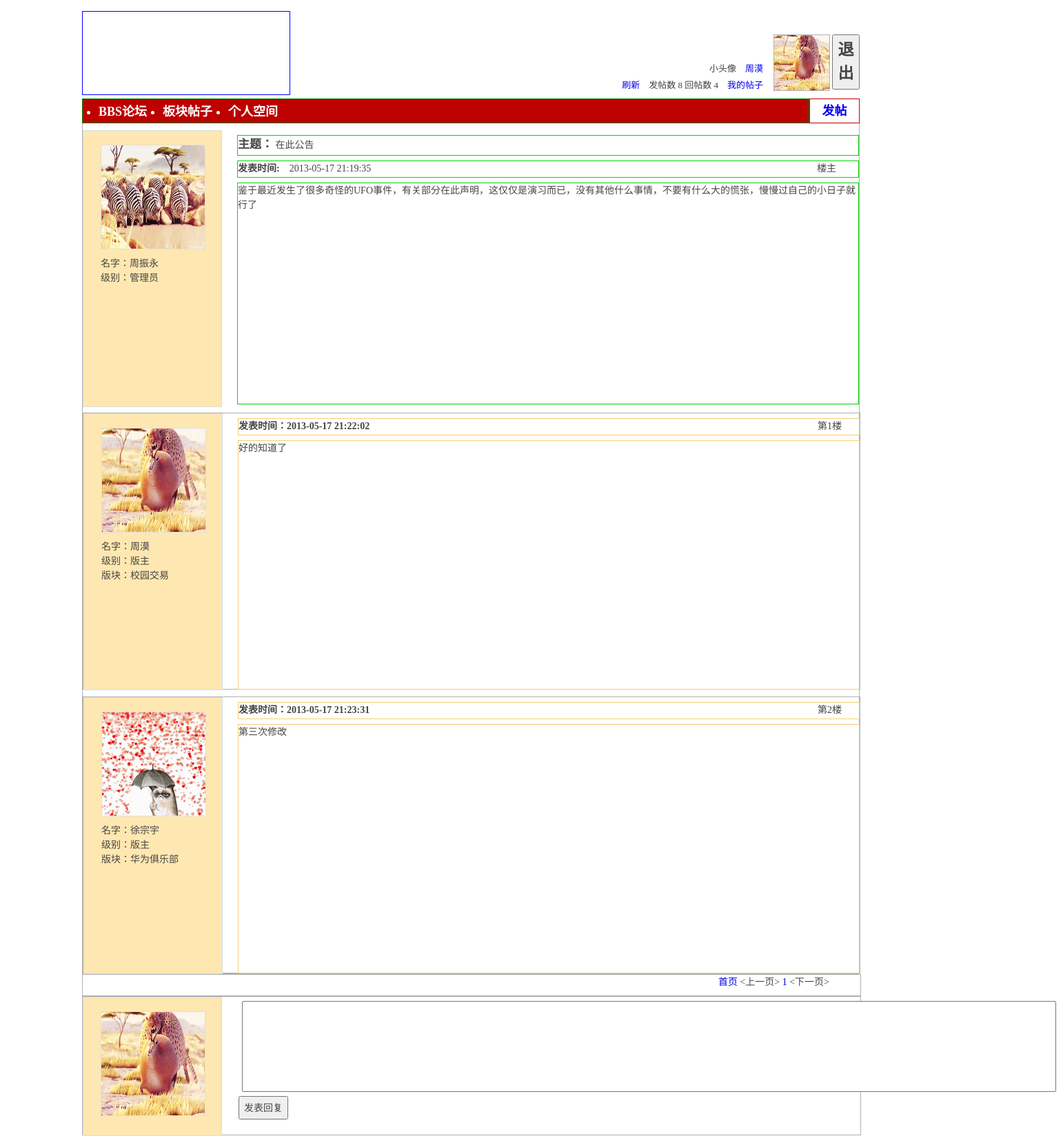
Screenshot of /fd_bbs/faces/SomeMessage.php?id=24&page=0&numofpages=1&endnum=2 (signed in) with the database file from the repository.
### tables this page shows
CREATE TABLE IF NOT EXISTS `user` (
  `name` varchar(32) NOT NULL,
  `password` varchar(32) NOT NULL,
  `sex` char(16) DEFAULT NULL,
  `email` varchar(64) NOT NULL,
  `grade` varchar(32) NOT NULL,
  `pic` varchar(128) DEFAULT NULL,
  `useornot` tinyint(4) NOT NULL,
  `whichPlate` varchar(32) DEFAULT NULL,
  PRIMARY KEY (`name`),
  KEY `us1` (`whichPlate`)
);

CREATE TABLE IF NOT EXISTS `title` (
  `title_id` bigint(20) NOT NULL AUTO_INCREMENT,
  `plate_name` varchar(32) NOT NULL,
  `auther` varchar(32) NOT NULL,
  `theme` varchar(128) NOT NULL,
  `content` text NOT NULL,
  `title_time` datetime NOT NULL,
  PRIMARY KEY (`title_id`),
  KEY `ti1` (`plate_name`),
  KEY `ti2` (`auther`)
);

CREATE TABLE IF NOT EXISTS `reply_title` (
  `reply_id` bigint(20) NOT NULL AUTO_INCREMENT,
  `title_id` bigint(20) NOT NULL,
  `reply_time` datetime NOT NULL,
  `reply_content` text NOT NULL,
  `reply_people` varchar(32) NOT NULL,
  PRIMARY KEY (`reply_id`),
  KEY `re1` (`title_id`),
  KEY `re2` (`reply_people`)
);

### fd_bbs/faces/SomeMessage.php (the view, shortened to what this page needs)
<html>
<head>
<link rel="stylesheet" type="text/css" href="css/SomeMessage.css"/>
<?php
	require_once '../PhpBackstage/Sql_handle.php';
	$whichPlate=$_SESSION['whichPlate'];
	$username=$_SESSION['username'];
	$pic=$_SESSION['pic'];
	$sql=new SqlTool();
	$id=$_GET['id'];
	$page=$_GET['page'];
	$centence="select auther,theme,content,title_time,grade,whichPlate,pic from title,user where name=auther and title_id='".$id."'";
	$ct_huitie="select reply_people,grade,whichPlate,reply_time,reply_content,reply_id from title,user,
			reply_title where title.title_id=reply_title.title_id and reply_title.title_id=".$id." and reply_people=name order by reply_time asc limit ".$page.",6";
	$ct_pic="select pic from user,title where user.name=title.auther and title_id='".$id."'";
	$res_pic=$sql->dql_handle($ct_pic);
	$res=$sql->dql_handle($centence);
	$res_huitie=$sql->dql_handle($ct_huitie);
	$row_louzhu=mysql_fetch_row($res);
	$of_title="select title_id from title where auther='".$username."'";
	$of_replytitle="select reply_id from reply_title where reply_people='".$username."'";
	$res_numof_title=$sql->dql_handle($of_title);
	$res_numof_replytitle=$sql->dql_handle($of_replytitle);
	$numof_title=mysql_num_rows($res_numof_title);
	$numof_replytitle=mysql_num_rows($res_numof_replytitle);
?>
</head>
<body>
<?php
	$numofpages=$_GET['numofpages'];
	$endnum=$_GET['endnum'];
?>
<div class="main">
	<div class="div1">
		<div class="head_pic"></div>
		<div class="head_user">
			<div>
				<form action="../PhpBackstage/quit.php" method="post">
					<button  class="quit" title="返回登录">退出</button>
				</form>
			</div>
			<div class="user_pic"><a href="UserSpace.php">
			<?php
				if($pic=="no")
				{
					echo "<img src=\"../imges/1.jpg\" style=\"width:100%;height:100%\"/>";
				}
				else
				{
					echo "<img src=\"$pic\"style=\"width:100%;height:100%\"/>";
				}
			?>
			</a></div>
			<div class="user_info">
				<div class="user_info1"><span>小头像　<a href="UserSpace.php"><?php echo "$username";?></a></span></div>
				<div class="user_info2"><span><a href="MainPage.php">刷新　</a></span><span>发帖数&nbsp;<?php echo $numof_title;?></span>
				<span>回帖数&nbsp;<?php echo $numof_replytitle;?>　</span><a href="UserSpace.php"><span>我的帖子</span></a></div>
			</div>
		</div>
	</div>
	<div class="div2">
		<div class="trabecula">
			<ul>
			<li><a href="MainPage.php" title="首页"><span>BBS论坛</span></a></li>
			<li><a href="PlateHandle.php?plate_name=<?php echo $whichPlate;?>" title="版块帖子"><span>板块帖子</span></a></li>
			<li><a href="UserSpace.php" title="个人空间"><span>个人空间</span></a></li>
			</ul>
		</div>
		<div class="post_message"><a href="PostMessage.php"><span>发帖</span></a></div>
	</div>
	<div class="div3">
		<div class="title">
			<div style="width:100%;height:400px;margin-top:10px;display:block" class="louzhu" id="louzhu" >
				<div class="left">
					<div class="pic">
					<?php
						$row_pic=mysql_fetch_row($res_pic);
						if($row_pic[0]=="no")
						{
							echo "<img src=\"../imges/1.jpg\" style=\"width:100%;height:100%\"/>";
						}
						else
						{
							echo "<img src=\"$row_pic[0]\"style=\"width:100%;height:100%\"/>";
						}
					?>
					</div>
					<div class="grade">
						<?php
							echo "<div>名字：$row_louzhu[0]</div>";
							echo "<div>级别：$row_louzhu[4]</div>";
						?>
					</div>
				</div>
				<div class="right">
					<div class="theme">
						<span style="font-weight:bold;font-size:17px;">主题：</span>
						<span><?php echo "$row_louzhu[1]";?></span>
					</div>
					<div class="louceng">
						<span style="width:300px;float:left"><span style="font-weight:bold">发表时间:　</span><?php echo "$row_louzhu[3]";?></span>
						<span style="width:60px;float:right;">楼主</span>
					</div>
					<div class="content">
					<?php echo "$row_louzhu[2]";?>
					</div>
				</div>
			</div>
			<?php
				for($i=$page+1;($i-$page)<=$row_huitie=mysql_fetch_row($res_huitie);$i++)
				{
					echo "<div class=\"huitie\">";
						echo "<div class=\"left\">";
							echo "<div class=\"pic\">";
							$ct_pic="select pic from user,reply_title where user.name=reply_title.reply_people and reply_id='".$row_huitie[5]."'";
							$res_pic=$sql->dql_handle($ct_pic);
							$row_pic=mysql_fetch_row($res_pic);
							if($row_pic[0]=="no")
							{
								echo "<img src=\"../imges/1.jpg\" style=\"width:100%;height:100%\"/>";
							}
							else
							{
								echo "<img src=\"$row_pic[0]\"style=\"width:100%;height:100%\"/>";
							}
							echo "</div>";
							echo "<div class=\"grade\">";
								echo "<div>名字：$row_huitie[0]</div>";
								echo "<div>级别：$row_huitie[1]</div>";
								if($row_huitie[1]=="版主")
								{
									echo "<div class=\"chenghao\" >版块：<span>" .$row_huitie[2]."</span></div>";
								}
							echo "</div>";
						echo "</div>";
						echo "<div class=\"right\">";
							echo "<div class=\"louceng\">";
								echo "<span style=\"width:300px;float:left\">";
									echo "<span style=\"font-weight:bold\">发表时间：$row_huitie[3]</span></span>";
									echo "<span style=\"width:60px;float:right;\">第<span>$i</span>楼</span>";
							echo "</div>";
							echo "<div class=\"content\">$row_huitie[4]</div>";
						echo "</div>";
					echo "</div>";
				}
			?>
		</div>
		<div style="width:100%;height:30px;border:1px solid #AFAFAF">
			<span style="float:right;margin-right: 45px;">
				<span>
					<a href="../PhpBackstage/FenYe.php?next_before=0&id=<?php echo $id;?>&page=<?php echo $page;?>&numofpages=0&endnum=0">首页</a>
					<?php
						if($page!=0)
						{
							echo "<a href=\"../PhpBackstage/FenYe.php?next_before=2&id=$id&page=$page&tiao_num=0;\">&lt;上一页&gt;</a>";
						}
						else
						{
							echo "<span>&lt;上一页&gt;</span>";
						}
					?>
					<?php
						for($i=1;$i<=$numofpages;$i++)
						{
							$tiao_num=($i-(floor($page/6)+1));
							echo "<a href=\"../PhpBackstage/FenYe.php?next_before=1&id=$id&page=$page&tiao_num=$tiao_num\">$i</a> ";
						}
						if($endnum==0||(floor($page/6)+1==$numofpages))
						{
							echo "<span>&lt;下一页&gt;</span>";
						}
						else
						{
							echo "<a  href=\"../PhpBackstage/FenYe.php?next_before=1&id=$id&page=$page&tiao_num=1;\">&lt;下一页&gt;</a>";
						}
					?>
				</span>
			</span>
		</div>
		<div class="reply">
			<div class="left">
				<div class="pic">
				<?php
				if($pic=="no")
				{
					echo "<img src=\"../imges/1.jpg\" style=\"width:100%;height:100%\"/>";
				}
				else
				{
					echo "<img src=\"$pic\"style=\"width:100%;height:100%\"/>";
				}
				?>
				</div>
			</div>
			<div class="right">
				<form action="#" method="post" onsubmit="subform()" id="form1">
					<div class="reply_content">
						<textarea rows="6" cols="145" name="text_reply" style="margin-left:7px;margin-top:6px;resize:none" id="text_reply"></textarea>
					</div>
					<div class="reply_ok">
						<button type="submit" style="height:34px;">发表回复</button>
					</div>
				</form>
			</div>
		</div>
	</div>
</div>
</body>
</html>

### fd_bbs/PhpBackstage/Sql_handle.php (shortened to what this page needs)
<html>
<head>
<?php
	class SqlTool
	{
		private $conn;
		private $host="localhost";
		private $user="root";
		private $password="";
		public function SqlTool()
		{
			$this->conn=mysql_connect($this->host,$this->user,$this->password);
		}
		public function dql_handle($sql)
		{
			$res=mysql_query($sql,$this->conn);
			return $res;
		}
	}
?>
</head>
</html>

### fd_bbs/faces/css/SomeMessage.css (style rules this page uses)
body, input, button, select, textarea { font: 12px/1.5 Tahoma,'Microsoft Yahei','Simsun'; font-family: Tahoma, 'Microsoft Yahei', Simsun; font-size: 14px; font-style: normal; font-variant: normal; font-weight: normal; line-height: 1.5; color: #444; }
body { padding:0px; }
body, ul, li { padding-left: 0px; }
a { text-decoration:none; }
.main { // border:1px solid red; width:1200; height:auto; margin-left:75px; margin-right:74px; }
.div1 { margin-top:12px; height:130px; }
.user_info { //border:1px solid red; width:223px; height:80px; float:right; }
.user_info,.user_pic,.quit { margin-top:20px; }
.user_info1 { margin-top:40px; width:auto; height:12px; float:right; }
.user_info2 { margin-top:12px; width:auto; float:right; }
.user_info1,.user_info2 { margin-right:12px; font-size:13px; }
.user_pic { margin-left:3px; float:right; width:80px; height:80px; border:1px solid #B4B4B4; }
.quit { font-size:23px; font-weight:bold; font-family:'华文新魏'; //border:1px solide red; width:40px; height:80px; margin-left:3px; margin-bottom:0px; float:right; }
.div2 { margin-top:1px; height:34px; //border:1px solid #B4B4B4; }
.div3 { margin-top:1px; height:400px; //border:1px solid red; }
.div1,.div2,.div3,.div4 { //border:1px solid red; width:94%; margin-left:3%; margin-right:3%; }
.head_pic { width:300px; height:120px; margin-top:4px; margin-bottom:4px; border:1px solid blue; float:left; }
.head_user { //border:1px solid red; width:430px; height:120px; margin-top:4px; margin-bottom:4px; float:right; }
.trabecula { border:1px solid green; width:1053px; height:100%; background:#BD0000; float:left; }
.trabecula li { float:left; line-height:8px; margin-left:23px; color:white; }
.trabecula a { color:white; }
.post_message { border:1px solid #BD0000; //color:black; float:right; width:71px; height:100%; line-height:34px; text-align:center; }
.post_message,.trabecula li { font-size:18px; font-weight:bold; }
.div3 .title { border:1px solid #AFAFAF; }
.div3 .reply { border:1px solid #AFAFAF; }
.huitie { width:100%; height:400px; border:1px solid #AFAFAF; margin-top:10px; }
.left { height:100%; width:200px; float:left; border:1px solid #D1E0EA; background-color:#FFE7B1; }
.left .pic { margin-top:20px; height:150px; }
.left .grade { margin-top:10px; height:90px; margin-left:25px; width:150px; //border:1px solid #FFE7B1; float:left; }
.left .pic { margin-left:25px; width:150px; border:1px solid #E0E0E0; float:left; }
.right { height:90%; width:900px; margin-right:2px; float:right; //border:1px solid blue; }
.right .theme { height:28px; }
.right .louceng { height:23px; }
.right .content { height:320px; }
.right .theme,.right .louceng,.right .content { margin-top:7px; border:1px solid #08D308; width:100%; }
.huitie .right .louceng { border:1px solid #F5CE74; height:23px; width:100%; }
.huitie .right .content { border:1px solid #F5CE74; height:360px; width:100%; }
.huitie .right { //border:1px solid red; margin-top7px; float:right; margin-right:2px; width:900px; height:100%; }
.reply { width:100%; height:200px; //border:1px solid green; }
.reply_content { float:right; //border:1px solid red; margin-right:2px; width:900px; height:140px; }
.reply_ok { float:right; //border:1px solid red; //margin-right:2px; width:900px; height:34px; margin-top:4px; }

### rows the page displays
user: pic (picture)
title: auther "周振永", auther.grade "管理员", theme "在此公告", title_time "2013-05-17 21:19:35", content "鉴于最近发生了很多奇怪的UFO事件，有关部分在此声明，这仅仅是演习而已，没有其他什么事情，不要有什么大的慌张，慢慢过自己的小日子就行了"
reply_title: shows a picture, reply_people "周漠", reply_people.grade "版主", reply_people.whichPlate "校园交易", reply_time "2013-05-17 21:22:02", reply_content "好的知道了"
reply_title: shows a picture, reply_people "徐宗宇", reply_people.grade "版主", reply_people.whichPlate "华为俱乐部", reply_time "2013-05-17 21:23:31", reply_content "第三次修改"

### other values shown
$username "周漠"
$numof_title "8"
$numof_replytitle "4"
